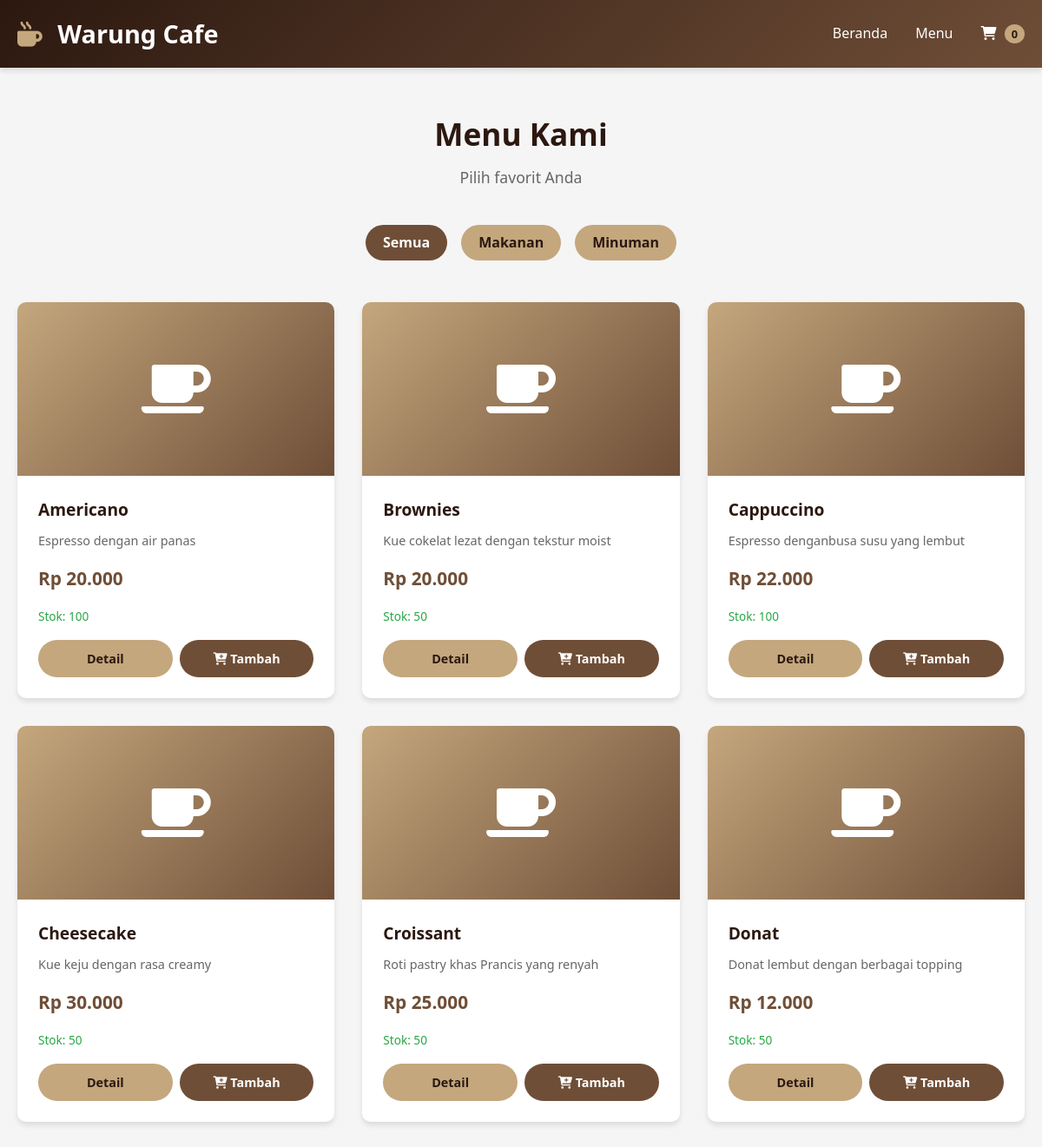
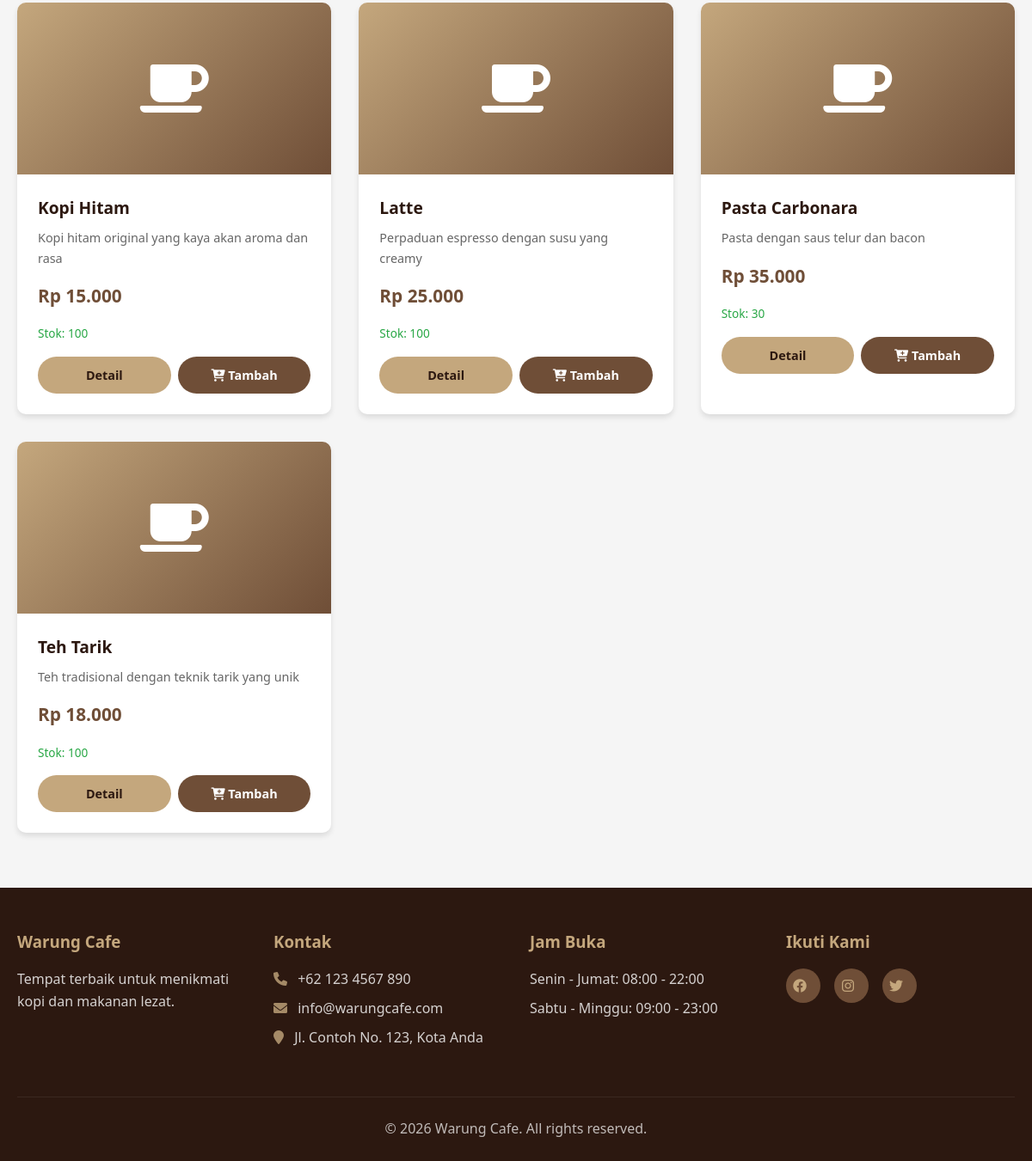
/products.php, run on the app's committed database (2 pictures, top to bottom).
### tables this page shows
CREATE TABLE IF NOT EXISTS products (
    id INT AUTO_INCREMENT PRIMARY KEY,
    name VARCHAR(255) NOT NULL,
    description TEXT,
    price DECIMAL(10,2) NOT NULL,
    image VARCHAR(255) DEFAULT 'default.jpg',
    category VARCHAR(100) DEFAULT 'General',
    stock INT DEFAULT 100,
    created_at TIMESTAMP DEFAULT CURRENT_TIMESTAMP,
    updated_at TIMESTAMP DEFAULT CURRENT_TIMESTAMP ON UPDATE CURRENT_TIMESTAMP
);

### config/database.php (called while the page is built, shortened)
<?php
function getCartCount() {
    $count = 0;
    return $count;
}

### products.php (the view, shortened to what this page needs)
<?php
require_once 'config/database.php';
$category = isset($_GET['category']) ? $_GET['category'] : '';
$categories = [];
$result = $conn->query("SELECT DISTINCT category FROM products ORDER BY category");
if ($result && $result->num_rows > 0) {
    while ($row = $result->fetch_assoc()) {
        $categories[] = $row['category'];
    }
}
$products = [];
if ($category && $category !== 'all') {
    $stmt = $conn->prepare("SELECT * FROM products WHERE category = ? ORDER BY name");
    $stmt->bind_param("s", $category);
    $stmt->execute();
    $result = $stmt->get_result();
} else {
    $result = $conn->query("SELECT * FROM products ORDER BY name");
}
if ($result && $result->num_rows > 0) {
    while ($row = $result->fetch_assoc()) {
        $products[] = $row;
    }
}
?>
<?php include 'components/header.php'; ?>
<section>
    <div class="container">
        <div class="section-title">
            <h2>Menu Kami</h2>
            <p>Pilih favorit Anda</p>
        </div>
        <div class="category-filter">
            <a href="products.php" class="btn <?php echo ($category === '' || $category === 'all') ? 'active' : ''; ?>">Semua</a>
            <?php foreach ($categories as $cat): ?>
            <a href="products.php?category=<?php echo urlencode($cat); ?>" class="btn <?php echo ($category === $cat) ? 'active' : ''; ?>">
                <?php echo htmlspecialchars($cat); ?>
            </a>
            <?php endforeach; ?>
        </div>
        <?php if (!empty($products)): ?>
        <div class="product-grid">
            <?php foreach ($products as $product): ?>
            <div class="product-card">
                <div class="product-image">
                    <i class="fas fa-coffee"></i>
                </div>
                <div class="product-info">
                    <h3><?php echo htmlspecialchars($product['name']); ?></h3>
                    <p class="description"><?php echo htmlspecialchars($product['description']); ?></p>
                    <p class="price">Rp <?php echo number_format($product['price'], 0, ',', '.'); ?></p>
                    <p class="stock">Stok: <?php echo $product['stock']; ?></p>
                    <div class="product-actions">
                        <a href="product.php?id=<?php echo $product['id']; ?>" class="btn">Detail</a>
                        <?php if ($product['stock'] > 0): ?>
                        <a href="add_to_cart.php?id=<?php echo $product['id']; ?>" class="btn btn-primary">
                            <i class="fas fa-cart-plus"></i> Tambah
                        </a>
                        <?php else: ?>
                        <button class="btn" disabled>Stok Habis</button>
                        <?php endif; ?>
                    </div>
                </div>
            </div>
            <?php endforeach; ?>
        </div>
        <?php endif; ?>
    </div>
</section>
<?php include 'components/footer.php'; ?>

### components/header.php (shortened to what this page needs)
<!DOCTYPE html>
<html lang="id">
<head>
    <link rel="stylesheet" href="<?php echo BASE_URL; ?>/css/style.css">
    <link rel="stylesheet" href="https://cdnjs.cloudflare.com/ajax/libs/font-awesome/6.0.0/css/all.min.css">
</head>
<body>
    <header>
        <div class="container">
            <div class="logo">
                <h1><i class="fas fa-mug-hot"></i> Warung Cafe</h1>
            </div>
            <nav>
                <ul>
                    <li><a href="<?php echo BASE_URL; ?>/index.php">Beranda</a></li>
                    <li><a href="<?php echo BASE_URL; ?>/products.php">Menu</a></li>
                    <li><a href="<?php echo BASE_URL; ?>/cart.php">
                            <i class="fas fa-shopping-cart"></i>
                            <span class="cart-badge"><?php echo getCartCount(); ?></span>
                        </a></li>
                </ul>
            </nav>
        </div>
    </header>
    <main>

### components/footer.php
</main>
<footer>
    <div class="container">
        <div class="footer-content">
            <div class="footer-section">
                <h3>Warung Cafe</h3>
                <p>Tempat terbaik untuk menikmati kopi dan makanan lezat.</p>
            </div>
            <div class="footer-section">
                <h3>Kontak</h3>
                <p><i class="fas fa-phone"></i> +62 123 4567 890</p>
                <p><i class="fas fa-envelope"></i> info@warungcafe.com</p>
                <p><i class="fas fa-map-marker"></i> Jl. Contoh No. 123, Kota Anda</p>
            </div>
            <div class="footer-section">
                <h3>Jam Buka</h3>
                <p>Senin - Jumat: 08:00 - 22:00</p>
                <p>Sabtu - Minggu: 09:00 - 23:00</p>
            </div>
            <div class="footer-section">
                <h3>Ikuti Kami</h3>
                <div class="social-links">
                    <a href="#"><i class="fab fa-facebook"></i></a>
                    <a href="#"><i class="fab fa-instagram"></i></a>
                    <a href="#"><i class="fab fa-twitter"></i></a>
                </div>
            </div>
        </div>
        <div class="footer-bottom">
            <p>&copy; 2026 Warung Cafe. All rights reserved.</p>
        </div>
    </div>
</footer>
</body>
</html>

### css/style.css (style rules this page uses)
* { margin: 0; padding: 0; box-sizing: border-box; }
:root { --primary-color: #6f4e37; --secondary-color: #c4a77d; --accent-color: #2c1810; --light-color: #f5f5f5; --dark-color: #333; --success-color: #28a745; --danger-color: #dc3545; --shadow: 0 4px 6px rgba(0, 0, 0, 0.1); }
body { font-family: "Segoe UI", Tahoma, Geneva, Verdana, sans-serif; line-height: 1.6; color: var(--dark-color); background-color: var(--light-color); min-height: 100vh; display: flex; flex-direction: column; }
main { flex: 1; }
.container { max-width: 1200px; margin: 0 auto; padding: 0 20px; }
header { background: linear-gradient( 135deg, var(--accent-color), var(--primary-color) ); color: white; padding: 1rem 0; box-shadow: var(--shadow); position: sticky; top: 0; z-index: 1000; }
header .container { display: flex; justify-content: space-between; align-items: center; }
.logo h1 { font-size: 1.8rem; font-weight: 700; }
.logo h1 i { color: var(--secondary-color); margin-right: 10px; }
nav ul { display: flex; list-style: none; gap: 2rem; align-items: center; }
nav ul li a { color: white; text-decoration: none; font-weight: 500; transition: color 0.3s; position: relative; }
.cart-badge { background: var(--secondary-color); color: var(--accent-color); padding: 2px 8px; border-radius: 50%; font-size: 0.8rem; font-weight: bold; margin-left: 5px; }
.btn { display: inline-block; padding: 12px 30px; background: var(--secondary-color); color: var(--accent-color); text-decoration: none; border-radius: 25px; font-weight: 600; transition: all 0.3s; border: none; cursor: pointer; }
.btn-primary { background: var(--primary-color); color: white; }
section { padding: 3rem 0; }
.section-title { text-align: center; margin-bottom: 2.5rem; }
.section-title h2 { font-size: 2.2rem; color: var(--accent-color); margin-bottom: 0.5rem; }
.section-title p { color: #666; font-size: 1.1rem; }
.product-grid { display: grid; grid-template-columns: repeat(auto-fill, minmax(280px, 1fr)); gap: 2rem; padding: 1rem 0; }
.product-card { background: white; border-radius: 10px; overflow: hidden; box-shadow: var(--shadow); transition: transform 0.3s, box-shadow 0.3s; }
.product-image { width: 100%; height: 200px; background: linear-gradient( 135deg, var(--secondary-color), var(--primary-color) ); display: flex; align-items: center; justify-content: center; color: white; font-size: 4rem; }
.product-info { padding: 1.5rem; }
.product-info h3 { font-size: 1.2rem; margin-bottom: 0.5rem; color: var(--accent-color); }
.product-info .description { color: #666; font-size: 0.9rem; margin-bottom: 1rem; display: -webkit-box; -webkit-line-clamp: 2; -webkit-box-orient: vertical; overflow: hidden; }
.product-info .price { font-size: 1.3rem; font-weight: 700; color: var(--primary-color); margin-bottom: 1rem; }
.product-info .stock { font-size: 0.85rem; color: var(--success-color); margin-bottom: 1rem; }
.product-actions { display: flex; gap: 0.5rem; }
.product-actions .btn { flex: 1; text-align: center; padding: 10px; font-size: 0.9rem; }
.category-filter { display: flex; justify-content: center; gap: 1rem; margin-bottom: 2rem; flex-wrap: wrap; }
.category-filter .btn { padding: 8px 20px; }
.category-filter .btn.active { background: var(--primary-color); color: white; }
footer { background: var(--accent-color); color: white; margin-top: auto; }
.footer-content { display: grid; grid-template-columns: repeat(auto-fit, minmax(200px, 1fr)); gap: 2rem; padding: 3rem 0; }
.footer-section h3 { margin-bottom: 1rem; color: var(--secondary-color); }
.footer-section p { margin-bottom: 0.5rem; opacity: 0.8; }
.footer-section i { margin-right: 8px; color: var(--secondary-color); }
.social-links { display: flex; gap: 1rem; }
.social-links a { display: inline-flex; align-items: center; justify-content: center; width: 40px; height: 40px; background: var(--primary-color); color: white; border-radius: 50%; text-decoration: none; transition: background 0.3s; }
.footer-bottom { text-align: center; padding: 1.5rem 0; border-top: 1px solid rgba(255, 255, 255, 0.1); opacity: 0.7; }

### data on the page
products: name "Americano", description "Espresso dengan air panas", price "20.000", stock "100"
products: name "Brownies", description "Kue cokelat lezat dengan tekstur moist", price "20.000", stock "50"
products: name "Cappuccino", description "Espresso denganbusa susu yang lembut", price "22.000", stock "100"
products: name "Cheesecake", description "Kue keju dengan rasa creamy", price "30.000", stock "50"
products: name "Croissant", description "Roti pastry khas Prancis yang renyah", price "25.000", stock "50"
products: name "Donat", description "Donat lembut dengan berbagai topping", price "12.000", stock "50"
products: name "Kopi Hitam", description "Kopi hitam original yang kaya akan aroma dan rasa", price "15.000", stock "100"
products: name "Latte", description "Perpaduan espresso dengan susu yang creamy", price "25.000", stock "100"
products: name "Pasta Carbonara", description "Pasta dengan saus telur dan bacon", price "35.000", stock "30"
products: name "Teh Tarik", description "Teh tradisional dengan teknik tarik yang unik", price "18.000", stock "100"

### other printed values
getCartCount() "0"
$cat "Makanan"
$cat "Minuman"
